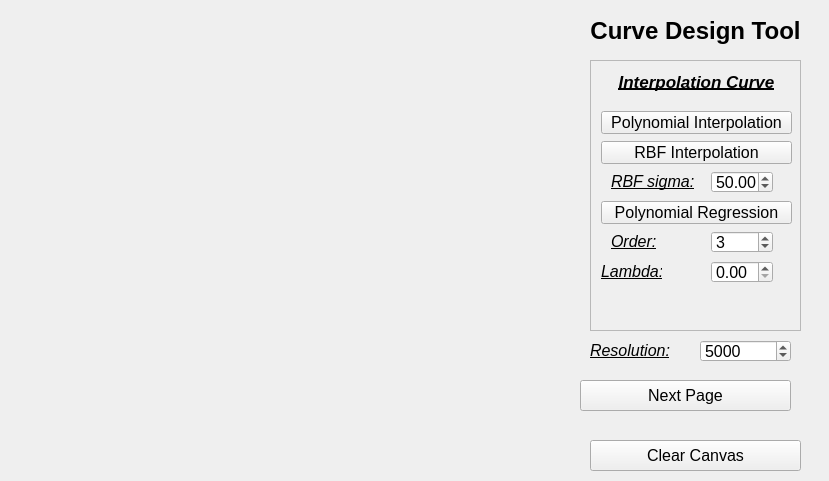
<?xml version="1.0" encoding="UTF-8"?>
<ui version="4.0">
 <class>MainWindow</class>
 <widget class="QWidget" name="MainWindow">
  <property name="geometry">
   <rect>
    <x>0</x>
    <y>0</y>
    <width>829</width>
    <height>481</height>
   </rect>
  </property>
  <property name="windowTitle">
   <string>MainWindow</string>
  </property>
  <widget class="QStackedWidget" name="curveControlStackedWidget">
   <property name="geometry">
    <rect>
     <x>590</x>
     <y>60</y>
     <width>211</width>
     <height>271</height>
    </rect>
   </property>
   <property name="autoFillBackground">
    <bool>false</bool>
   </property>
   <property name="frameShape">
    <enum>QFrame::StyledPanel</enum>
   </property>
   <property name="currentIndex">
    <number>1</number>
   </property>
   <widget class="QWidget" name="ParameterizePage">
    <widget class="QLabel" name="paramCurveTitle">
     <property name="geometry">
      <rect>
       <x>0</x>
       <y>10</y>
       <width>211</width>
       <height>41</height>
      </rect>
     </property>
     <property name="font">
      <font>
       <family>Arial</family>
       <pointsize>13</pointsize>
       <weight>75</weight>
       <italic>true</italic>
       <bold>true</bold>
       <underline>true</underline>
      </font>
     </property>
     <property name="text">
      <string>Parameterize Curve</string>
     </property>
     <property name="alignment">
      <set>Qt::AlignCenter</set>
     </property>
    </widget>
    <widget class="QPushButton" name="uniformParamPushButton">
     <property name="geometry">
      <rect>
       <x>10</x>
       <y>50</y>
       <width>191</width>
       <height>23</height>
      </rect>
     </property>
     <property name="font">
      <font>
       <family>Arial</family>
       <pointsize>12</pointsize>
      </font>
     </property>
     <property name="text">
      <string>Uniform Parameterize</string>
     </property>
     <property name="checkable">
      <bool>true</bool>
     </property>
    </widget>
    <widget class="QPushButton" name="chordalParamPushButton">
     <property name="geometry">
      <rect>
       <x>10</x>
       <y>90</y>
       <width>191</width>
       <height>23</height>
      </rect>
     </property>
     <property name="font">
      <font>
       <family>Arial</family>
       <pointsize>12</pointsize>
      </font>
     </property>
     <property name="text">
      <string>Chordal Parameterize</string>
     </property>
     <property name="checkable">
      <bool>true</bool>
     </property>
    </widget>
    <widget class="QPushButton" name="centrietalParamPushButton">
     <property name="geometry">
      <rect>
       <x>10</x>
       <y>120</y>
       <width>191</width>
       <height>23</height>
      </rect>
     </property>
     <property name="font">
      <font>
       <family>Arial</family>
       <pointsize>12</pointsize>
      </font>
     </property>
     <property name="text">
      <string>Centrietal Parameterize</string>
     </property>
     <property name="checkable">
      <bool>true</bool>
     </property>
    </widget>
   </widget>
   <widget class="QWidget" name="InterpolationPage">
    <widget class="QPushButton" name="polyInterPushButton">
     <property name="geometry">
      <rect>
       <x>10</x>
       <y>50</y>
       <width>191</width>
       <height>23</height>
      </rect>
     </property>
     <property name="font">
      <font>
       <family>Arial</family>
       <pointsize>12</pointsize>
      </font>
     </property>
     <property name="text">
      <string>Polynomial Interpolation</string>
     </property>
     <property name="checkable">
      <bool>true</bool>
     </property>
    </widget>
    <widget class="QLabel" name="interCurveTitle">
     <property name="geometry">
      <rect>
       <x>0</x>
       <y>0</y>
       <width>211</width>
       <height>41</height>
      </rect>
     </property>
     <property name="font">
      <font>
       <family>Arial</family>
       <pointsize>13</pointsize>
       <weight>75</weight>
       <italic>true</italic>
       <bold>true</bold>
       <underline>true</underline>
      </font>
     </property>
     <property name="text">
      <string>Interpolation Curve</string>
     </property>
     <property name="alignment">
      <set>Qt::AlignCenter</set>
     </property>
    </widget>
    <widget class="QPushButton" name="RBFPushButton">
     <property name="geometry">
      <rect>
       <x>10</x>
       <y>80</y>
       <width>191</width>
       <height>23</height>
      </rect>
     </property>
     <property name="font">
      <font>
       <family>Arial</family>
       <pointsize>12</pointsize>
      </font>
     </property>
     <property name="text">
      <string>RBF Interpolation</string>
     </property>
     <property name="checkable">
      <bool>true</bool>
     </property>
    </widget>
    <widget class="QLabel" name="RBFSigmaLabel">
     <property name="geometry">
      <rect>
       <x>20</x>
       <y>110</y>
       <width>101</width>
       <height>21</height>
      </rect>
     </property>
     <property name="font">
      <font>
       <family>Arial</family>
       <pointsize>12</pointsize>
       <italic>true</italic>
       <underline>true</underline>
      </font>
     </property>
     <property name="text">
      <string>RBF sigma:</string>
     </property>
    </widget>
    <widget class="QDoubleSpinBox" name="RBFSigmaSpinBox">
     <property name="geometry">
      <rect>
       <x>120</x>
       <y>110</y>
       <width>62</width>
       <height>22</height>
      </rect>
     </property>
     <property name="font">
      <font>
       <family>Arial</family>
       <pointsize>12</pointsize>
      </font>
     </property>
     <property name="minimum">
      <double>0.000000000000000</double>
     </property>
     <property name="maximum">
      <double>300.000000000000000</double>
     </property>
     <property name="singleStep">
      <double>0.250000000000000</double>
     </property>
     <property name="value">
      <double>50.000000000000000</double>
     </property>
    </widget>
    <widget class="QPushButton" name="polyRegrePushButton">
     <property name="geometry">
      <rect>
       <x>10</x>
       <y>140</y>
       <width>191</width>
       <height>23</height>
      </rect>
     </property>
     <property name="font">
      <font>
       <family>Arial</family>
       <pointsize>12</pointsize>
      </font>
     </property>
     <property name="text">
      <string>Polynomial Regression</string>
     </property>
     <property name="checkable">
      <bool>true</bool>
     </property>
    </widget>
    <widget class="QLabel" name="polyRegreOrderLabel">
     <property name="geometry">
      <rect>
       <x>20</x>
       <y>170</y>
       <width>61</width>
       <height>21</height>
      </rect>
     </property>
     <property name="font">
      <font>
       <family>Arial</family>
       <pointsize>12</pointsize>
       <italic>true</italic>
       <underline>true</underline>
      </font>
     </property>
     <property name="text">
      <string>Order:</string>
     </property>
    </widget>
    <widget class="QLabel" name="polyRegreLambdaLabel">
     <property name="geometry">
      <rect>
       <x>10</x>
       <y>200</y>
       <width>61</width>
       <height>21</height>
      </rect>
     </property>
     <property name="font">
      <font>
       <family>Arial</family>
       <pointsize>12</pointsize>
       <italic>true</italic>
       <underline>true</underline>
      </font>
     </property>
     <property name="text">
      <string>Lambda:</string>
     </property>
    </widget>
    <widget class="QDoubleSpinBox" name="polyRegreOrderSpinBox">
     <property name="geometry">
      <rect>
       <x>120</x>
       <y>170</y>
       <width>62</width>
       <height>22</height>
      </rect>
     </property>
     <property name="font">
      <font>
       <family>Arial</family>
       <pointsize>12</pointsize>
      </font>
     </property>
     <property name="decimals">
      <number>0</number>
     </property>
     <property name="minimum">
      <double>1.000000000000000</double>
     </property>
     <property name="maximum">
      <double>500.000000000000000</double>
     </property>
     <property name="singleStep">
      <double>1.000000000000000</double>
     </property>
     <property name="value">
      <double>3.000000000000000</double>
     </property>
    </widget>
    <widget class="QDoubleSpinBox" name="polyRegreLambdaSpinBox">
     <property name="geometry">
      <rect>
       <x>120</x>
       <y>200</y>
       <width>62</width>
       <height>22</height>
      </rect>
     </property>
     <property name="font">
      <font>
       <family>Arial</family>
       <pointsize>12</pointsize>
      </font>
     </property>
     <property name="minimum">
      <double>0.000000000000000</double>
     </property>
     <property name="maximum">
      <double>300.000000000000000</double>
     </property>
     <property name="singleStep">
      <double>0.250000000000000</double>
     </property>
     <property name="value">
      <double>0.000000000000000</double>
     </property>
    </widget>
   </widget>
   <widget class="QWidget" name="BezierPage"/>
  </widget>
  <widget class="QLabel" name="titleLabel">
   <property name="geometry">
    <rect>
     <x>590</x>
     <y>10</y>
     <width>211</width>
     <height>41</height>
    </rect>
   </property>
   <property name="font">
    <font>
     <family>Arial</family>
     <pointsize>18</pointsize>
     <weight>75</weight>
     <bold>true</bold>
    </font>
   </property>
   <property name="text">
    <string>Curve Design Tool</string>
   </property>
   <property name="alignment">
    <set>Qt::AlignCenter</set>
   </property>
  </widget>
  <widget class="QPushButton" name="clearButton">
   <property name="geometry">
    <rect>
     <x>590</x>
     <y>440</y>
     <width>211</width>
     <height>31</height>
    </rect>
   </property>
   <property name="font">
    <font>
     <family>Arial</family>
     <pointsize>12</pointsize>
    </font>
   </property>
   <property name="text">
    <string>Clear Canvas</string>
   </property>
  </widget>
  <widget class="QPushButton" name="pageSwitchPushButton">
   <property name="geometry">
    <rect>
     <x>580</x>
     <y>380</y>
     <width>211</width>
     <height>31</height>
    </rect>
   </property>
   <property name="font">
    <font>
     <family>Arial</family>
     <pointsize>12</pointsize>
    </font>
   </property>
   <property name="text">
    <string>Next Page</string>
   </property>
  </widget>
  <widget class="QLabel" name="resolutionLabel">
   <property name="geometry">
    <rect>
     <x>590</x>
     <y>340</y>
     <width>91</width>
     <height>21</height>
    </rect>
   </property>
   <property name="font">
    <font>
     <family>Arial</family>
     <pointsize>12</pointsize>
     <italic>true</italic>
     <underline>true</underline>
    </font>
   </property>
   <property name="text">
    <string>Resolution:</string>
   </property>
  </widget>
  <widget class="QDoubleSpinBox" name="resolutionSpinBox">
   <property name="geometry">
    <rect>
     <x>700</x>
     <y>340</y>
     <width>91</width>
     <height>22</height>
    </rect>
   </property>
   <property name="font">
    <font>
     <family>Arial</family>
     <pointsize>12</pointsize>
    </font>
   </property>
   <property name="decimals">
    <number>0</number>
   </property>
   <property name="minimum">
    <double>5.000000000000000</double>
   </property>
   <property name="maximum">
    <double>100000.000000000000000</double>
   </property>
   <property name="singleStep">
    <double>1.000000000000000</double>
   </property>
   <property name="value">
    <double>5000.000000000000000</double>
   </property>
  </widget>
 </widget>
 <resources/>
 <connections/>
</ui>
